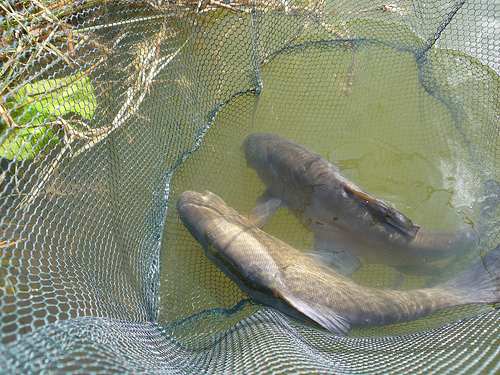
#> input picture JPEG/test1.JPEG, 500 x 375 px, found by its file name
$ python jpeg16.py
#> lines starting #> are read from the running program, lines starting #| are printed output that depends on the picture
import numpy as np
import os
from PIL import Image

class KJPEG:
    def __init__(self, WR, WG, WB, TY, TU, TV):
        # 初始化DCT变换的A矩阵，https://blog.csdn.net/ahafg/article/details/48808443
#> called with WR = 0.299, WG = 0.587, WB = 0.114, TY = array of shape (64,), TU = array of shape (64,), TV = array of shape (64,)
        self.__dctA = np.zeros(shape=(16, 16))
        for i in range(16):
            c = 0
            if i == 0:
                c = np.sqrt(1 / 16)
            else:
                c = np.sqrt(2 / 16)
            for j in range(16):
                self.__dctA[i, j] = c * np.cos(np.pi * i * (2 * j + 1) / (2 * 16))
        # 参数
        self.__WR = WR
        self.__WG = WG
        self.__WB = WB
        # 亮度量化矩阵
        self.__lq = TY
        # 色度量化矩阵
        self.__cq1 = TU
        self.__cq2 = TV
        # 标记矩阵类型，lt是亮度矩阵，ct是色度矩阵
        self.__lt = 0
        self.__ct1 = 1
        self.__ct2 = 2
        # https://my.oschina.net/tigerBin/blog/1083549
        # Zig编码表
        self.__zig = np.array([
            0  ,  1, 16, 32, 17,  2,  3, 18, 33, 48, 64, 49, 34, 19,  4,  5,
            20 , 35, 50, 65, 80, 96, 81, 66, 51, 36, 21,  6,  7, 22, 37, 52,
            67 , 82, 97,112,128,113, 98, 83, 68, 53, 38, 23,  8,  9, 24, 39,
            54 , 69, 84, 99,114,129,144,160,145,130,115,100, 85, 70, 55, 40,
            25 , 10, 11, 26, 41, 56, 71, 86,101,116,131,146,161,176,192,177,
            162,147,132,117,102, 87, 72, 57, 42, 27, 12, 13, 28, 43, 58, 73,
            88 ,103,118,133,148,163,178,193,208,224,209,194,179,164,149,134,
            119,104, 89, 74, 59, 44, 29, 14, 15, 30, 45, 60, 75, 90,105,120,
            135,150,165,180,195,210,225,240,241,226,211,196,181,166,151,136,
            121,106, 91, 76, 61, 46, 31, 47, 62, 77, 92,107,122,137,152,167,
            182,197,212,227,242,243,228,213,198,183,168,153,138,123,108, 93,
            78 , 63, 79, 94,109,124,139,154,169,184,199,214,229,244,245,230,
            215,200,185,170,155,140,125,110, 95,111,126,141,156,171,186,201,
            216,231,246,247,232,217,202,187,172,157,142,127,143,158,173,188,
            203,218,233,248,249,234,219,204,189,174,159,175,190,205,220,235,
            250,251,236,221,206,191,207,222,237,252,253,238,223,239,254,255
        ])
        # Zag编码表
        self.__zag = np.array([
            0  ,  1,  5,  6, 14, 15, 27, 28, 44, 45, 65, 66, 90, 91,119,120,
            2  ,  4,  7, 13, 16, 26, 29, 43, 46, 64, 67, 89, 92,118,121,150,
            3  ,  8, 12, 17, 25, 30, 42, 47, 63, 68, 88, 93,117,122,149,151,
            9  , 11, 18, 24, 31, 41, 48, 62, 69, 87, 94,116,123,148,152,177,
            10 , 19, 23, 32, 40, 49, 61, 70, 86, 95,115,124,147,153,176,178,
            20 , 22, 33, 39, 50, 60, 71, 85, 96,114,125,146,154,175,179,200,
            21 , 34, 38, 51, 59, 72, 84, 97,113,126,145,155,174,180,199,201,
            35 , 37, 52, 58, 73, 83, 98,112,127,144,156,173,181,198,202,219,
            36 , 53, 57, 74, 82, 99,111,128,143,157,172,182,197,203,218,220,
            54 , 56, 75, 81,100,110,129,142,158,171,183,196,204,217,221,234,
            55 , 76, 80,101,109,130,141,159,170,184,195,205,216,222,233,235,
            77 , 79,102,108,131,140,160,169,185,194,206,215,223,232,236,245,
            78 ,103,107,132,139,161,168,186,193,207,214,224,231,237,244,246,
            104,106,133,138,162,167,187,192,208,213,225,230,238,243,247,252,
            105,134,137,163,166,188,191,209,212,226,229,239,242,248,251,253,
            135,136,164,165,189,190,210,211,227,228,240,241,249,250,254,255
        ])

    def __Rgb2Yuv(self, r, g, b):
        # 从图像获取YUV矩阵
        y = self.__WR * r + self.__WG * g + self.__WB * b
        u = 0.5 *(((-self.__WR)/(1-self.__WB)) * r + ((-self.__WG)/(1-self.__WB)) * g + b) + 128
        v = 0.5 *(((-self.__WB)/(1-self.__WR)) * b + ((-self.__WG)/(1-self.__WR)) * g + r) + 128
        return y, u, v

    def __Fill(self, matrix):
        # 图片的长宽都需要满足是16的倍数（采样长宽会缩小1/2和取块长宽会缩小1/8）
        # 图像压缩三种取样方式4:4:4、4:2:2、4:2:0
        fh, fw = 0, 0
        if self.height % 32 != 0:
            fh = 32 - self.height % 16
        if self.width % 32 != 0:
            fw = 32 - self.width % 32
        res = np.pad(matrix, ((0, fh), (0, fw)), 'constant',
                             constant_values=(0, 0))
        return res

    def __Encode(self, matrix, tag):
        # 先对矩阵进行填充
        matrix = self.__Fill(matrix)
        # 将图像矩阵切割成8*8小块
        height, width = matrix.shape
        # 减少for循环语句，利用numpy的自带函数来提升算法效率
        # 参考吴恩达的公开课视频，numpy的函数自带并行处理，不用像for循环一样串行处理
        shape = (height // 16, width // 16, 16, 16)
        strides = matrix.itemsize * np.array([width * 16, 16, width, 1])
        blocks = np.lib.stride_tricks.as_strided(matrix, shape=shape, strides=strides)
        res = []
        for i in range(height // 16):
            for j in range(width // 16):
                res.append(self.__Quantize(self.__Dct(blocks[i, j]).reshape(256), tag))
        return res

    def __Dct(self, block):
        # DCT变换
        res = np.dot(self.__dctA, block)
        res = np.dot(res, np.transpose(self.__dctA))
        return res

    def __Quantize(self, block, tag):
        res = block
        if tag == self.__lt:
            res = np.round(res / self.__lq)
        elif tag == self.__ct1:
            res = np.round(res / self.__cq1)
        elif tag == self.__ct2:
            res = np.round(res / self.__cq2)
        return res

    # [27 lines left out: functions __Zig, __Rle, not called in this run]

    def Compress(self, filename):
        # 根据路径image_path读取图片，并存储为RGB矩阵
#> called with filename = 'test1.jpeg'
        image = Image.open(filename)
#> image is the input picture: PIL image 500x375 RGB; mean R, G, B 132.4, 138, 115.2
        # 获取图片宽度width和高度height
        self.width, self.height = image.size
#> self.width = 500; self.height = 375
        image = image.convert('RGB')
        image = np.asarray(image)
        r = image[:, :, 0]
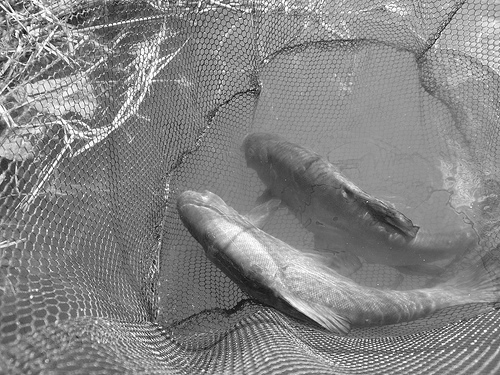
#> r: shape (375, 500); min 0, max 255, mean 132.4
        g = image[:, :, 1]
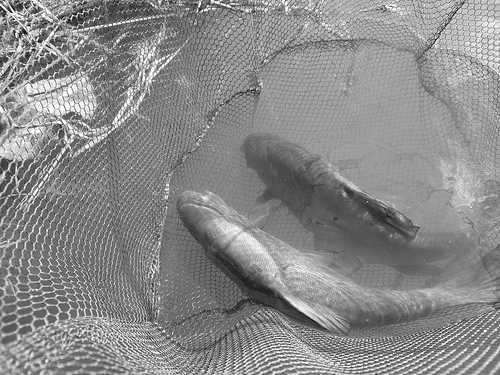
#> g: shape (375, 500); min 0, max 255, mean 138
        b = image[:, :, 2]
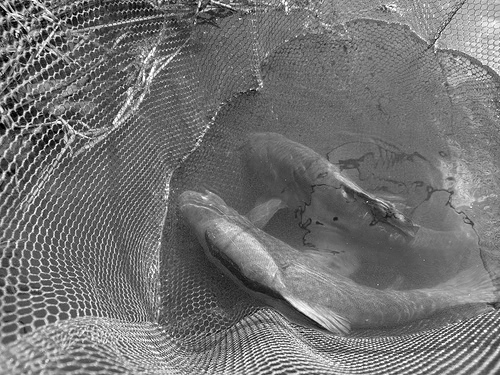
#> b: shape (375, 500); min 0, max 255, mean 115.2
         # 将图像RGB转YUV
        y, u, v = self.__Rgb2Yuv(r, g, b)
#> in __Rgb2Yuv, `u = 0.5 *(((-self.__WR)/(1-self.__WB)) * r + ((-self.__WG)/(1-self.__W..`:
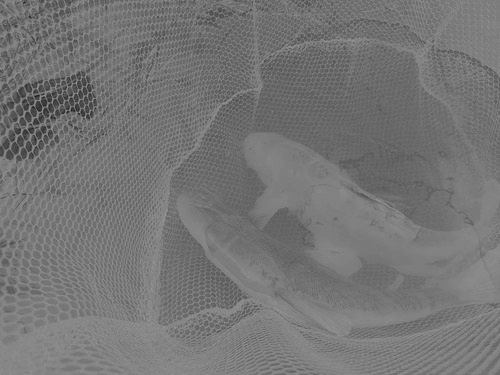
#> u: shape (375, 500) float64; min 29.72, max 154, mean 117.6
#> in __Rgb2Yuv, `v = 0.5 *(((-self.__WB)/(1-self.__WR)) * b + ((-self.__WG)/(1-self.__W..`:
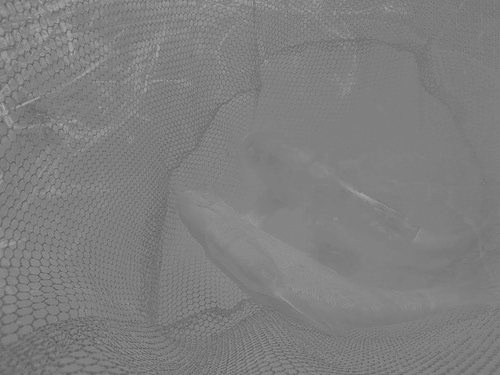
#> v: shape (375, 500) float64; min 83.06, max 189.4, mean 127.1
        # 对图像矩阵进行量化
        y_blocks = self.__Encode(y, self.__lt)
#> in __Fill, `res = np.pad(matrix, ((0, fh), (0, fw)), 'constant', constant_values=(..`:
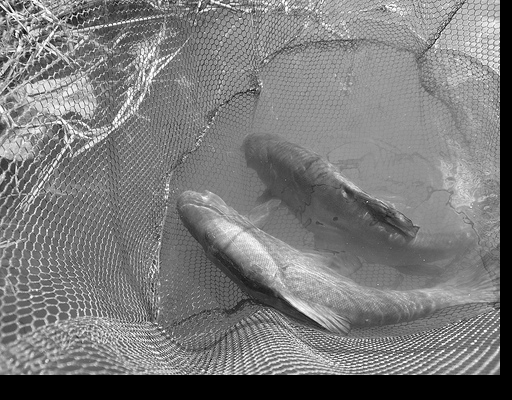
#> res: shape (400, 512) float64; min 0, max 255, mean 122.4
#> in __Encode, `strides = matrix.itemsize * np.array([width * 16, 16, width, 1])`: strides = [65536, 128, 4096, 8]
#> after the loop in __Encode, `for i in range(height // 16):`: res = []
        u_blocks = self.__Encode(u, self.__ct1)
        v_blocks = self.__Encode(v, self.__ct2)
        # 对图像小块进行Zig编码和RLE编码
        y_code = self.__Rle(self.__Zig(y_blocks))
        u_code = self.__Rle(self.__Zig(u_blocks))
        v_code = self.__Rle(self.__Zig(v_blocks))
        return y_code, u_code, v_code


    # [15 lines left out: functions __IDct, __IQuantize, not called in this run]

    def __IFill(self, matrix):
        matrix = matrix[:self.height, :self.width]
        return matrix

    # [50 lines left out: functions __Decode, __Zag, __IRle, Decompress, not called in this run]

if __name__ == '__main__':

    WR = 0.299
    WG = 0.587
    WB = 0.114
    TY = np.array([
        16, 11, 10, 16, 24, 40, 51, 61,
        12, 12, 14, 19, 26, 58, 60, 55,
        14, 13, 16, 24, 40, 57, 69, 56,
        14, 17, 22, 29, 51, 87, 80, 62,
        18, 22, 37, 56, 68, 109, 103, 77,
        24, 35, 55, 64, 81, 104, 113, 92,
        49, 64, 78, 87, 103, 121, 120, 101,
        72, 92, 95, 98, 112, 100, 103, 99,
    ])
    # 色度量化矩阵
    TU = np.array([
        17, 18, 24, 47, 99, 99, 99, 99,
        18, 21, 26, 66, 99, 99, 99, 99,
        24, 26, 56, 99, 99, 99, 99, 99,
        47, 66, 99, 99, 99, 99, 99, 99,
        99, 99, 99, 99, 99, 99, 99, 99,
        99, 99, 99, 99, 99, 99, 99, 99,
        99, 99, 99, 99, 99, 99, 99, 99,
        99, 99, 99, 99, 99, 99, 99, 99,
    ])
    TV = np.array([
        17, 18, 24, 47, 99, 99, 99, 99,
        18, 21, 26, 66, 99, 99, 99, 99,
        24, 26, 56, 99, 99, 99, 99, 99,
        47, 66, 99, 99, 99, 99, 99, 99,
        99, 99, 99, 99, 99, 99, 99, 99,
        99, 99, 99, 99, 99, 99, 99, 99,
        99, 99, 99, 99, 99, 99, 99, 99,
        99, 99, 99, 99, 99, 99, 99, 99,
    ])
    kjpeg = KJPEG(WR, WG, WB, TY, TU, TV)
#> (the run stopped early here; a loop or call above may not have finished)
